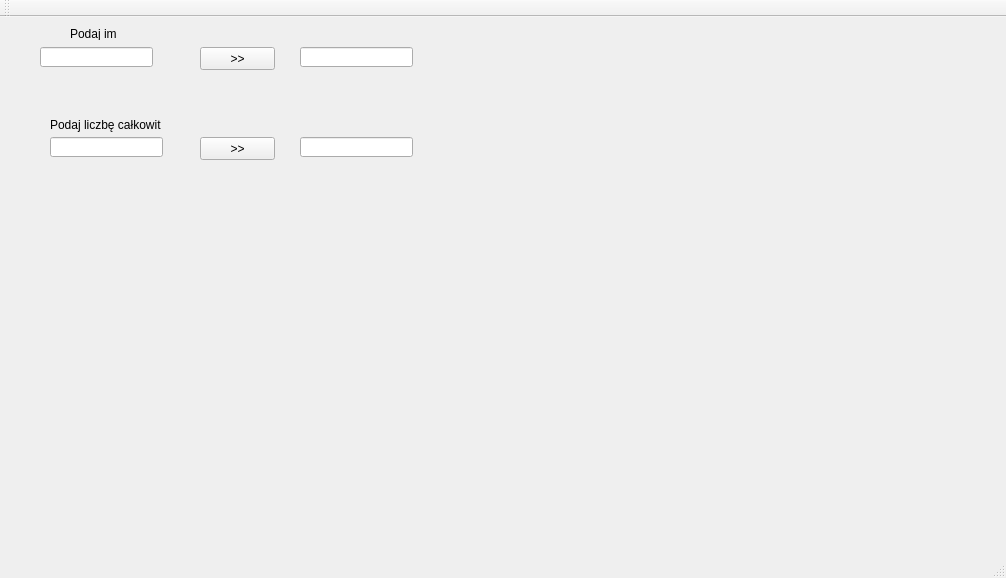
<?xml version="1.0" encoding="UTF-8"?>
<ui version="4.0">
 <class>MainWindow</class>
 <widget class="QMainWindow" name="MainWindow">
  <property name="geometry">
   <rect>
    <x>0</x>
    <y>0</y>
    <width>1006</width>
    <height>578</height>
   </rect>
  </property>
  <property name="windowTitle">
   <string>MainWindow</string>
  </property>
  <widget class="QWidget" name="centralWidget">
   <widget class="QLineEdit" name="lineEdit">
    <property name="geometry">
     <rect>
      <x>40</x>
      <y>30</y>
      <width>113</width>
      <height>20</height>
     </rect>
    </property>
   </widget>
   <widget class="QPushButton" name="pushButton">
    <property name="geometry">
     <rect>
      <x>200</x>
      <y>30</y>
      <width>75</width>
      <height>23</height>
     </rect>
    </property>
    <property name="text">
     <string>&gt;&gt;</string>
    </property>
   </widget>
   <widget class="QLineEdit" name="lineEdit_2">
    <property name="geometry">
     <rect>
      <x>300</x>
      <y>30</y>
      <width>113</width>
      <height>20</height>
     </rect>
    </property>
   </widget>
   <widget class="QLabel" name="label">
    <property name="geometry">
     <rect>
      <x>70</x>
      <y>10</y>
      <width>46</width>
      <height>13</height>
     </rect>
    </property>
    <property name="text">
     <string>Podaj imię</string>
    </property>
   </widget>
   <widget class="QLineEdit" name="promien">
    <property name="geometry">
     <rect>
      <x>50</x>
      <y>120</y>
      <width>113</width>
      <height>20</height>
     </rect>
    </property>
   </widget>
   <widget class="QPushButton" name="pushButton_2">
    <property name="geometry">
     <rect>
      <x>200</x>
      <y>120</y>
      <width>75</width>
      <height>23</height>
     </rect>
    </property>
    <property name="text">
     <string>&gt;&gt;</string>
    </property>
   </widget>
   <widget class="QLineEdit" name="wynik">
    <property name="geometry">
     <rect>
      <x>300</x>
      <y>120</y>
      <width>113</width>
      <height>20</height>
     </rect>
    </property>
    <property name="readOnly">
     <bool>true</bool>
    </property>
   </widget>
   <widget class="QLabel" name="label_2">
    <property name="geometry">
     <rect>
      <x>50</x>
      <y>100</y>
      <width>111</width>
      <height>16</height>
     </rect>
    </property>
    <property name="text">
     <string>Podaj liczbę całkowitą</string>
    </property>
   </widget>
  </widget>
  <widget class="QMenuBar" name="menuBar">
   <property name="geometry">
    <rect>
     <x>0</x>
     <y>0</y>
     <width>1006</width>
     <height>21</height>
    </rect>
   </property>
  </widget>
  <widget class="QToolBar" name="mainToolBar">
   <attribute name="toolBarArea">
    <enum>TopToolBarArea</enum>
   </attribute>
   <attribute name="toolBarBreak">
    <bool>false</bool>
   </attribute>
  </widget>
  <widget class="QStatusBar" name="statusBar"/>
 </widget>
 <layoutdefault spacing="6" margin="11"/>
 <resources/>
 <connections/>
</ui>
